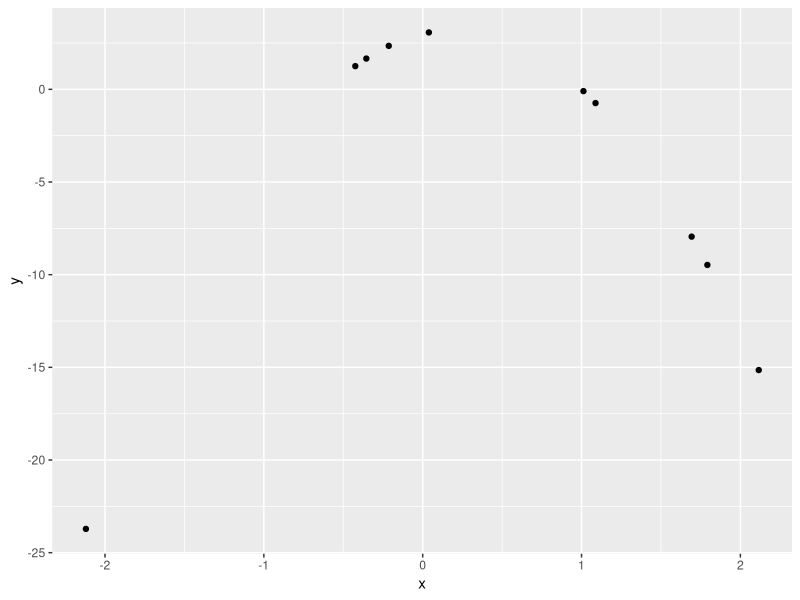
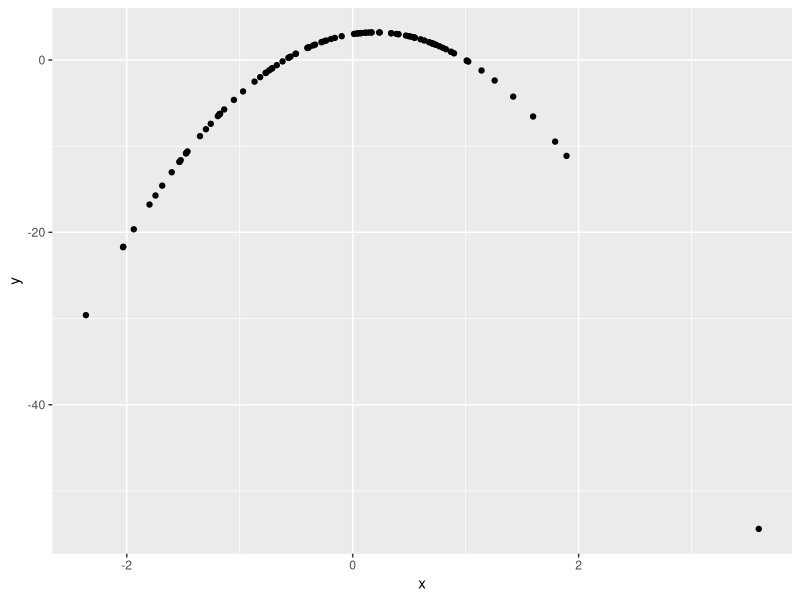
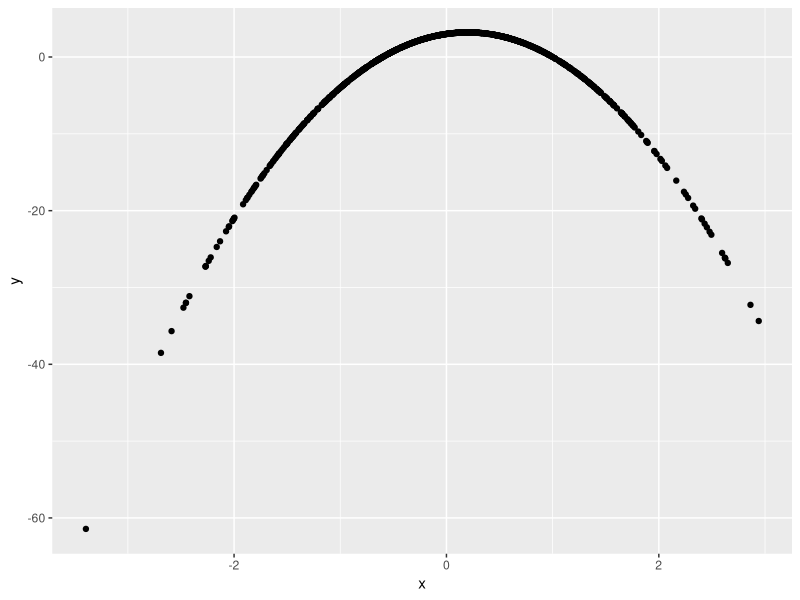
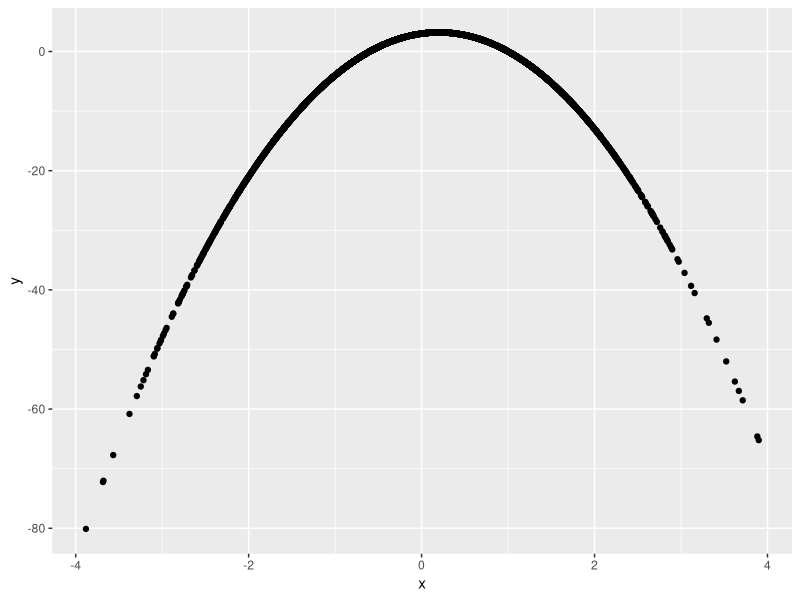
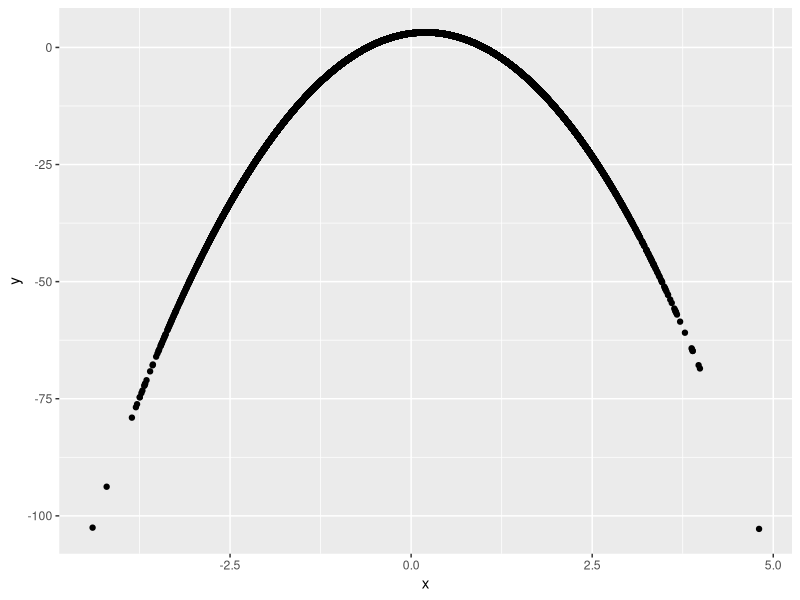
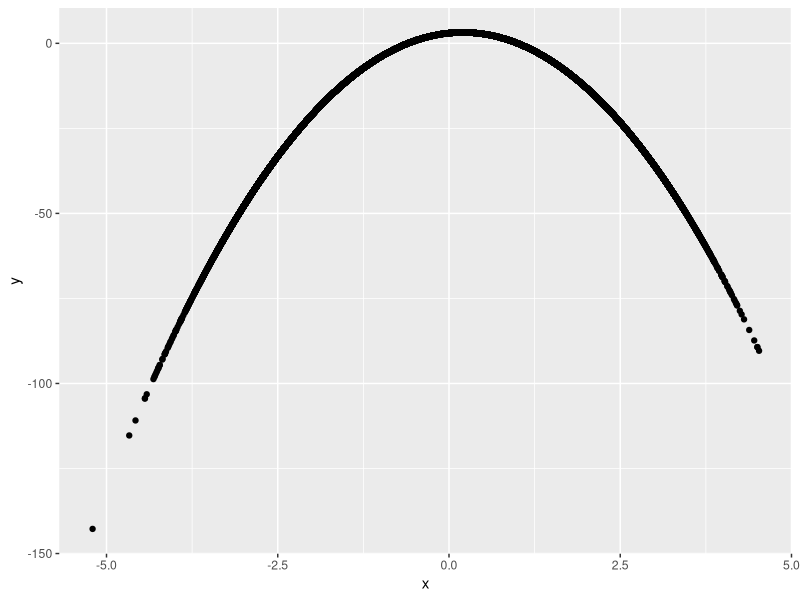

Source code (R) for these figures, in order: (Note: this script raises an error after producing the figures.)
library(tibble)
library(readr)
library(ggplot2)
times <- rep(0, 8)
set.seed(9320)
for (i in 1:8) {
  n <- 10^i
  x <- rnorm(n)
  y <- 3 + 2 * x - 5 * (x^2)
  d <- tibble(x, y)
  start <- Sys.time()
  print(ggplot(d, aes(x, y)) +
    geom_point())
  times[i] <- Sys.time() - start
}

out <- tibble(n = 10^(1:8), times = times)
write_csv(out, file = 'timing1.csv')
